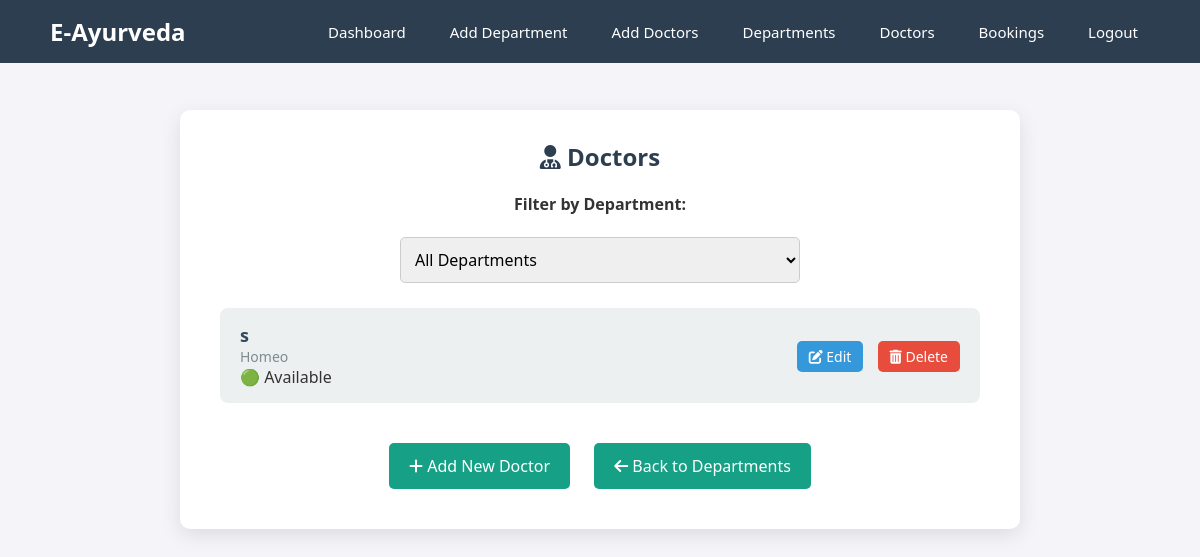
/doctors/, run on an earlier commit of the app's database.
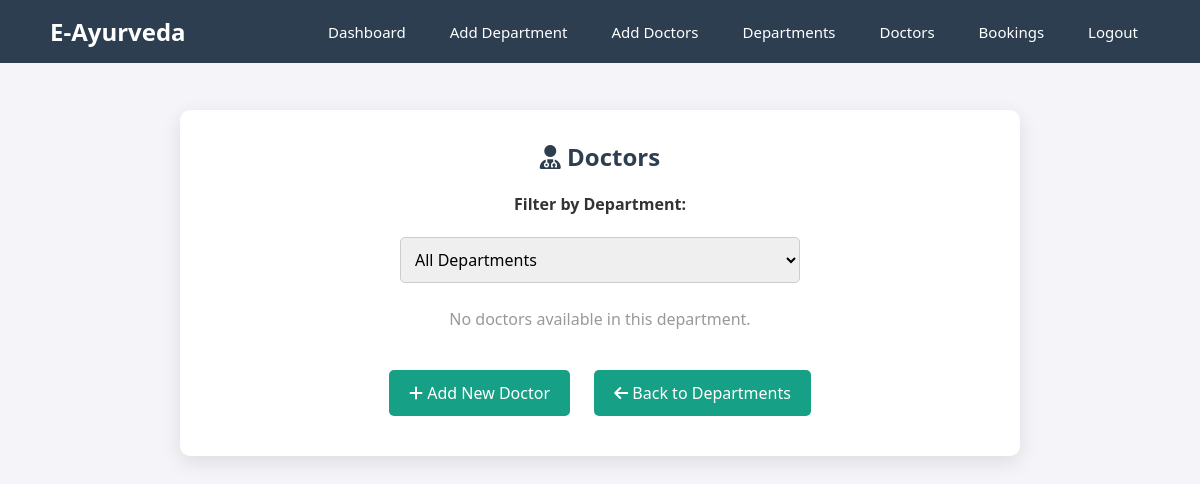
And on a later commit of the database.
### app/models.py (models this page shows, shortened)
class Doctor(models.Model):
    department = models.ForeignKey(Department, on_delete=models.CASCADE, related_name='doctors')
    name = models.CharField(max_length=100)
    bio = models.TextField(blank=True, null=True)
    available = models.BooleanField(default=True)
    consultation_fee = models.DecimalField(max_digits=10, decimal_places=2, default=0.00)
    location = models.CharField(max_length=255, blank=True, null=True)  # New field for location

class Department(models.Model):
    name = models.CharField(max_length=100)
    description = models.TextField(blank=True, null=True)
    def __str__(self):
        return self.name

### app/views.py (the view)
# urls.py: path('doctors/', views.doctor_list, name='doctor_list'),
def doctor_list(request):
    department_id = request.GET.get('department_id')  # Get department filter from URL parameters
    if department_id:
        department = get_object_or_404(Department, id=department_id)
        doctors = Doctor.objects.filter(department=department)
    else:
        doctors = Doctor.objects.all()  # Show all doctors if no department is selected
    departments = Department.objects.all()  # Get all departments for filtering
    return render(request, 'staf/doctor_list.html', {'doctors': doctors, 'departments': departments})

### templates/staf/doctor_list.html (shortened to what this page needs)
<!DOCTYPE html>
<html lang="en">
<head>
    <link rel="stylesheet" href="https://cdnjs.cloudflare.com/ajax/libs/font-awesome/6.4.2/css/all.min.css">
</head>
<body>
<nav class="navbar">
    <div class="logo">E-Ayurveda</div>
    <ul>
        <li><a href="../stafhome">Dashboard</a></li>
        <li><a href="../add-department">Add Department</a></li>
        <li><a href="../add-doctor">Add Doctors</a></li>
        <li><a href="../departments">Departments</a></li>
        <li><a href="../doctors">Doctors</a></li>
        <li><a href="../stafbookings">Bookings</a></li>
        <li><a href="../logout">Logout</a></li>
    </ul>
</nav>
<div class="container">
    <h2><i class="fas fa-user-md"></i> Doctors</h2>
    <div class="filter-section">
        <form method="get">
            <label for="department"><strong>Filter by Department:</strong></label><br><br>
            <select name="department_id" id="department" onchange="this.form.submit()">
                <option value="">All Departments</option>
            </select>
        </form>
    </div>
    <ul class="doctor-list">
        {% for doctor in doctors %}
        <li class="doctor-item">
            <div class="doctor-details">
                <div class="doctor-name">{{ doctor.name }}</div>
                <div class="doctor-department">{{ doctor.department }}</div>
                <div class="doctor-availability">
                    {% if doctor.available %}
                        <span class="available">🟢 Available</span>
                    {% else %}
                        <span class="unavailable">🔴 Not Available</span>
                    {% endif %}
                </div>
            </div>
            <div class="doctor-actions">
                <a href="{% url 'edit_doctor' doctor.id %}" class="edit-btn"><i class="fas fa-edit"></i> Edit</a>
                <a href="{% url 'delete_doctor' doctor.id %}" class="delete-btn"><i class="fas fa-trash-alt"></i> Delete</a>
            </div>
        </li>
        {% empty %}
            <p style="text-align:center; color:#999;">No doctors available in this department.</p>
        {% endfor %}
    </ul>
    <div class="action-buttons">
        <a href="{% url 'add_doctor' %}" class="btn"><i class="fas fa-plus"></i> Add New Doctor</a>
        <a href="{% url 'department_list' %}" class="btn"><i class="fas fa-arrow-left"></i> Back to Departments</a>
    </div>
</div>
</body>
</html>

What changed in the data, as far as the page shows it:
removed Doctor: name "s", department "Homeo", available "🟢 Available"
Also different on the page:
text now shown: "No doctors available in this department."
